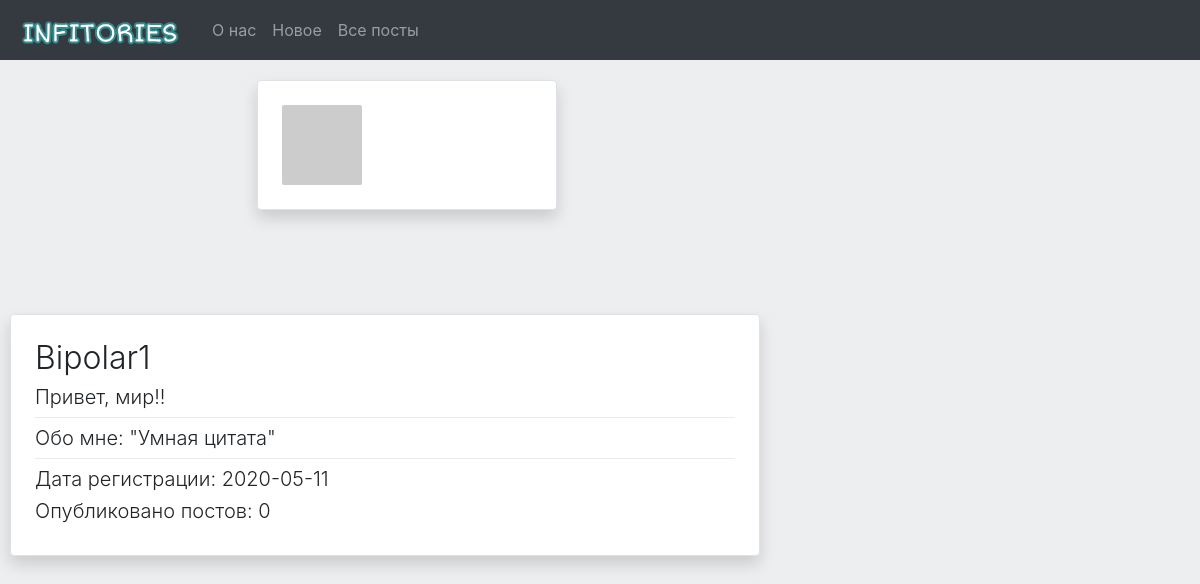
The page /user/1 on the database as committed earlier.
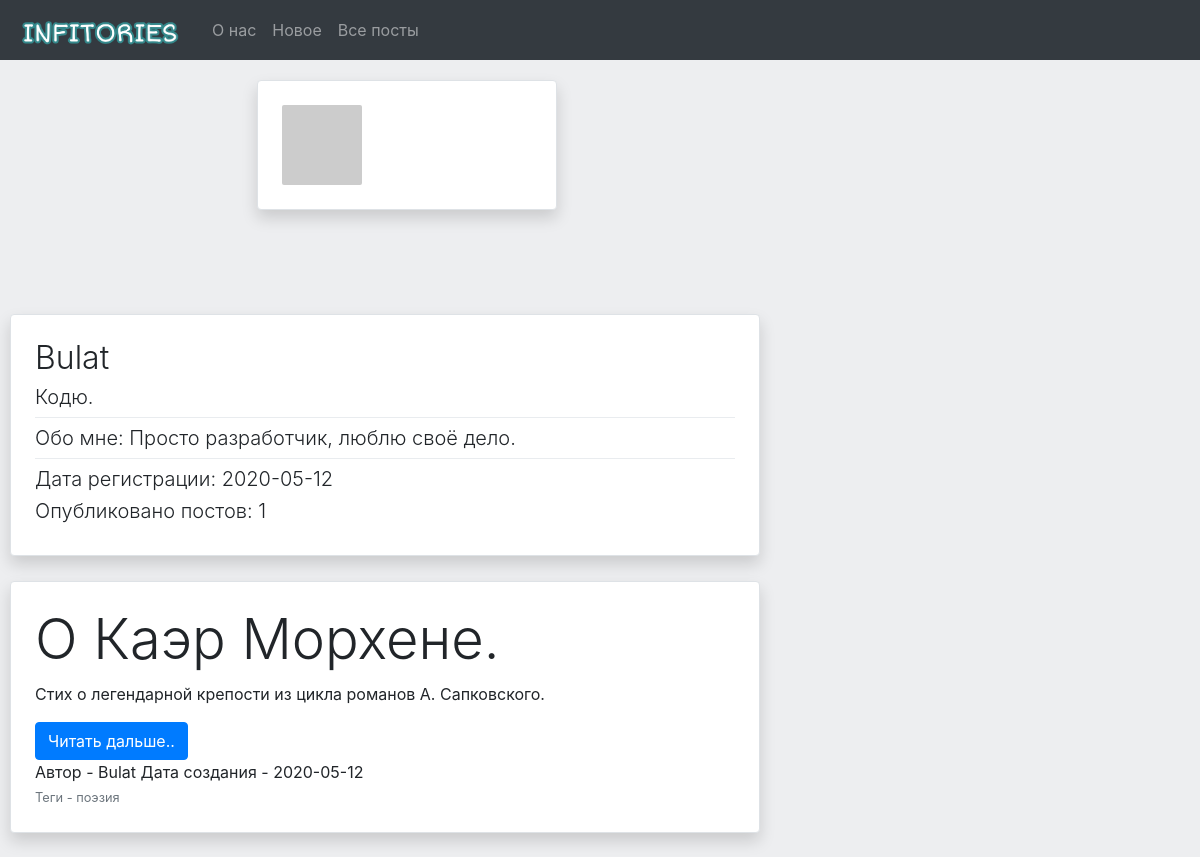
The same page on the database as committed later.
### data/users.py (models this page shows, shortened)
class User(SqlAlchemyBase, UserMixin):
    __tablename__ = 'users'
    id = sqlalchemy.Column(sqlalchemy.Integer,
                           primary_key=True, autoincrement=True)
    name = sqlalchemy.Column(sqlalchemy.String, nullable=True)
    email = sqlalchemy.Column(sqlalchemy.String,
                              index=True, unique=True, nullable=True)
    hashed_password = sqlalchemy.Column(sqlalchemy.String, nullable=True)
    created_date = sqlalchemy.Column(sqlalchemy.String,
                                     default=datetime.date.today)
    profile_picture = sqlalchemy.Column(sqlalchemy.String, nullable=True)
    news = orm.relation("News", back_populates='user')
    favourite_posts = orm.relation('FavouritePosts')
    status = sqlalchemy.Column(sqlalchemy.String, nullable=True, default='Привет, мир!')
    about_me = sqlalchemy.Column(sqlalchemy.String, default='Информация отсутствует', nullable=True)
    is_admin = sqlalchemy.Column(sqlalchemy.Boolean, default=False)
    def get_avatar(self, size):
        digest = md5(self.email.lower().encode('utf-8')).hexdigest()
        return 'https://www.gravatar.com/avatar/{}?d=identicon&s={}'.format(
            digest, size)

### data/news.py (models this page shows)
class News(SqlAlchemyBase):
    __tablename__ = 'news'
    id = sqlalchemy.Column(sqlalchemy.Integer,
                           primary_key=True, autoincrement=True)
    title = sqlalchemy.Column(sqlalchemy.String, nullable=True)
    description = sqlalchemy.Column(sqlalchemy.String, nullable=True)
    content = sqlalchemy.Column(sqlalchemy.String, nullable=True)
    created_date = sqlalchemy.Column(sqlalchemy.String,
                                     default=datetime.date.today)
    is_private = sqlalchemy.Column(sqlalchemy.Boolean, default=False)
    tags = sqlalchemy.Column(sqlalchemy.String, nullable=True)
    user_id = sqlalchemy.Column(sqlalchemy.Integer,
                                sqlalchemy.ForeignKey("users.id"))
    user = orm.relation('User')

### main.py (the view)
@app.route('/user/<int:id>', methods=['GET', 'POST'])
def profile(id):
    session = db_session.create_session()
    user = session.query(User).filter(User.id == id).first()
    if not user:
        abort(404)
    count_of_my_posts = len(list(session.query(News).filter(News.user == user)))
    if user == current_user:
        news = user.news
    else:
        news = session.query(News).filter(News.user == user, News.is_private != True)
    return render_template('profile.html', title='Профиль', count_of_my_posts=count_of_my_posts,
                           user=user, news=news[::-1])

### data/db_session.py (called while the page is built)
def create_session() -> Session:
    global __factory
    return __factory()

### templates/profile.html (shortened to what this page needs)
{% extends "base.html" %}
{% block content %}
<div class="row">
    <div style="width: 272px;"></div>
    <div style="width: 300px;">
        <div style="margin-top: 80px;">
            <div class="container col-md6 border rounded shadow p-4 mb-4 bg-white">
                <img src="{{user.get_avatar(256)}}" class="img-fluid" style="border-radius: 2px;">
            </div>
        </div>
    </div>
    <div style="width: 750px;; margin-left: 25px;">
        <div class="container col-md6 border rounded shadow p-4 mb-4 bg-white" style="margin-top: 80px;">
            <h2 class="font-weight-light">{{user.name}}</h2>
            <h5 class="font-weight-light">{{user.status}}</h5>
            <div class="dropdown-divider"></div>
            <h5 class="font-weight-light">Обо мне: {{user.about_me}}</h5>
            <div class="dropdown-divider"></div>
            <h5 class="font-weight-light">Дата регистрации: {{user.created_date}}</h5>
            <h5 class="font-weight-light">Опубликовано постов: {{count_of_my_posts}}</h5>
        </div>
        <div>
            <ul class="list list-group">
            {% for item in news%}
            <li style="list-style-type: none;"><div class="container col-md6 border rounded shadow p-4 mb-4 bg-white" style="margin-top: 1px;background-color: #fffff;">
                    <div>
                        {% if current_user.is_authenticated %}
                        <h4 class="display-4">{% if item.is_private and item.user == current_user %} {{item.title}} [Личное] {% else %} {{item.title}} {% endif %}</h4>
                        <p>{{item.description}}</p>
                        <button type="button" class="btn btn-primary" data-toggle="collapse" id="b{{item.id}}" data-target="#c{{item.id}}">Читать дальше..</button>
                        <div id="c{{item.id}}" class="collapse">
                            <script>
                               function decodeHTMLEntities(text) {
                                var textArea = document.createElement('textarea');
                                textArea.innerHTML = text;
                                return textArea.value;
                               }
                               var content = decodeHTMLEntities('{{item.content}}')
                               c{{item.id}}.insertAdjacentHTML('afterbegin', content);
                            </script>
                        </div>
                        <div>Автор - {{item.user.name}} Дата создания - {{item.created_date}}</div>
                        {% if current_user == item.user or current_user.is_admin %}
                        <div><small class="text-muted">Теги - {{item.tags}}</small><a href="/postdelete/{{ item.id }}" class="float-right bottom-icon rounded" data-toggle="tooltip" data-placement="bottom" title="Удалить"><img src="{{ url_for('static', filename='img/deletebtn.png') }}" style="max-width: 45px;max-height: 45px;"></a> <a href="/editpost/{{ item.id }}" class="float-right bottom-icon rounded" data-toggle="tooltip" data-placement="bottom" title="Редактировать"><img src="{{ url_for('static', filename='img/editbtn.png') }}" style="max-width: 45px;max-height: 45px;"></a></div>
                        {% else %}
                        <div>
                            <small class="text-muted">Теги - {{item.tags}}</small>
                            {% set post_in_favourite = [] %}
                            {% for post in current_user.favourite_posts%}
                                {% if post.post_id == item.id %}
                                    {% set _ = post_in_favourite.append(1)%}
                                {% endif %}
                            {% endfor %}
                            {% if post_in_favourite %}
                            <a class="float-right bottom-icon rounded" href="favbtn/{{item.id}}" data-toggle="tooltip" data-placement="bottom" title="Удалить из избранного"><img src="{{ url_for('static', filename='img/favbtnafter.png') }}" style="max-width: 45px;max-height: 45px;"></a>
                            {% else %}
                            <a class="float-right bottom-icon rounded" href="favbtn/{{item.id}}" data-toggle="tooltip" data-placement="bottom" title="В избранное"><img src="{{ url_for('static', filename='img/favbtn.png') }}" style="max-width: 45px;max-height: 45px;"></a>
                            {% endif %}
                        </div>
                        {% endif %}
                        {% else %}
                        <h4 class="display-4">{{item.title}}</h4>
                        <p>{{item.description}}</p>
                        <button type="button" class="btn btn-primary" data-toggle="collapse" id="b{{item.id}}" data-target="#c{{item.id}}">Читать дальше..</button>
                        <div>Автор - {{item.user.name}} Дата создания - {{item.created_date}}</div>
                        <div><small class="text-muted">Теги - {{item.tags}}</small></div>
                        {% endif %}
                    </div>
                </div>
            </li>
            {% endfor %}
            </ul>
        </div>
    </div>
</div>
{% endblock %}

### templates/base.html (shortened to what this page needs)
<!doctype html>
<html lang="en">
<head>
    <link rel="stylesheet" type="text/css" href="{{ url_for('static', filename='css/style.css') }}">
    <link rel="stylesheet" href="https://stackpath.bootstrapcdn.com/bootstrap/4.4.1/css/bootstrap.min.css">
</head>
<body style="background: #edeef0;">
<header>
    <nav class="navbar navbar-dark bg-dark navbar-expand-sm fixed-top" style="height:60px;">
        <a class="navbar-brand" href="/"><img class="img-fluid" src="{{ url_for('static', filename='img/logo.png') }}" alt="Infitories" style="height:45px;"></a>
        <ul class="navbar-nav">
            <li class="nav-item">
                <a class="nav-link" href="/about">О нас</a>
            </li>
            <li class="nav-item">
                <a class="nav-link" href="/">Новое</a>
            </li>
            <li class="nav-item ">
                <a class="nav-link" href="/allposts">Все посты</a>
            </li>
        </ul>
    </nav>
</header>
<div role="main" style='padding-right: 15px;'>
        {% block content %}{% endblock %}
</div>
</body>
</html>

Rows that differ between the two databases and show on the page:
changed User: name "Bipolar1" → "Bulat"; status "Привет, мир!!" → "Кодю."; about_me "\"Умная цитата\"" → "Просто разработчик, люблю своё дело."; created_date "2020-05-11" → "2020-05-12"
added News: title "О Каэр Морхене.", description "Стих о легендарной крепости из цикла романов А. Сапковского.", user.name "Bulat", created_date "2020-05-12", tags "поэзия"
Other text that changed with them:
{{ count_of_my_posts }}: "0" → "1"
